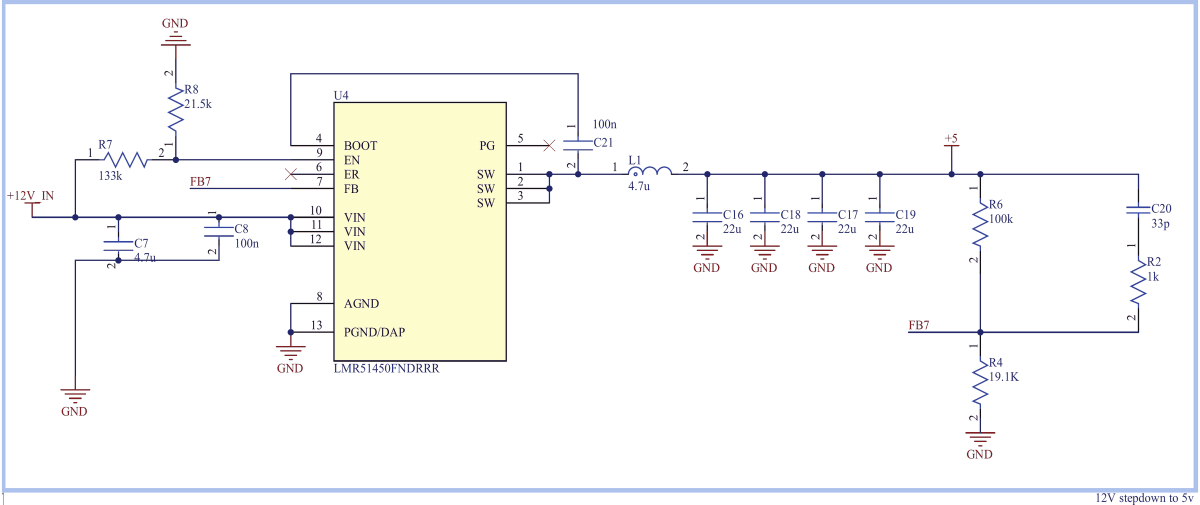
#> input picture src/img/b_buck.png, 2400 x 1009 px (shown at 1/2 size); its folder holds only this picture in this run
$ python make_images.py
#> lines starting #> are read from the running program, lines starting #| are printed output that depends on the picture
#!/usr/bin/env python3
"""Turn the original figures in src/img/ into web images in docs/assets/img/.

Run this only when a figure is added or replaced:  python3 make_images.py
It needs Pillow (pip install pillow). build.py itself needs no packages.

For each original it writes NAME.webp at full size (what the figure viewer
opens), plus NAME-800.webp and NAME-1200.webp when the original is large
enough, so phones download a smaller file. It also writes
src/img/manifest.json, which build.py reads for the sizes.
Schematic PNGs stay lossless at full size so thin lines and small text
stay sharp in the viewer.
"""
import json
from pathlib import Path
from PIL import Image

ROOT = Path(__file__).parent
SRC = ROOT / "src" / "img"
OUT = ROOT / "docs" / "assets" / "img"
STEPS = [(800, 1000), (1200, 1500)]   # (variant width, smallest original that gets it)
# Link previews (og:image) need a JPEG, so the home page thumbnails are also copied as they are.
KEEP_ORIGINAL = {"p1_wiring.jpg", "b_layout.jpg", "p2_v2.jpg", "p3_robot.jpg", "h_intake.jpg"}

def main():
    OUT.mkdir(parents=True, exist_ok=True)
    manifest = {}
    for f in sorted(SRC.iterdir()):
        if f.suffix.lower() not in (".jpg", ".jpeg", ".png"):
            continue
        im = Image.open(f)
#> im is the input picture: PIL image 2400x1009 P; mean R, G, B 248.6, 248.9, 247.4
        im = im.convert("RGBA" if "A" in im.getbands() else "RGB")
        w, h = im.size
#> w = 2400; h = 1009
        line_art = f.suffix.lower() == ".png"
        if line_art:
            im.save(OUT / f"{f.stem}.webp", "WEBP", lossless=True, method=6)
        else:
            im.save(OUT / f"{f.stem}.webp", "WEBP", quality=82, method=6)
        widths = []
        for vw, min_w in STEPS:
            if w >= min_w:
                small = im.resize((vw, round(h * vw / w)), Image.LANCZOS)
                small.save(OUT / f"{f.stem}-{vw}.webp", "WEBP", quality=90 if line_art else 82, method=6)
                widths.append(vw)
#> this loop made 2 passes
#> pass 1, in main, `small = im.resize((vw, round(h * vw / w)), Image.LANCZOS)`:
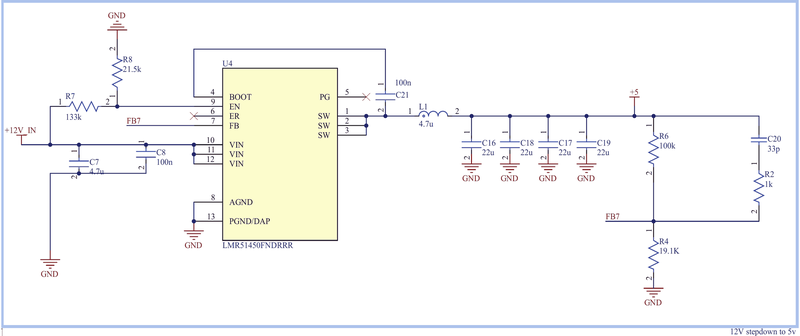
#> small: PIL image 800x336 RGB; mean R, G, B 248.2, 248.5, 247.1
#> pass 2, in main, `small = im.resize((vw, round(h * vw / w)), Image.LANCZOS)`:
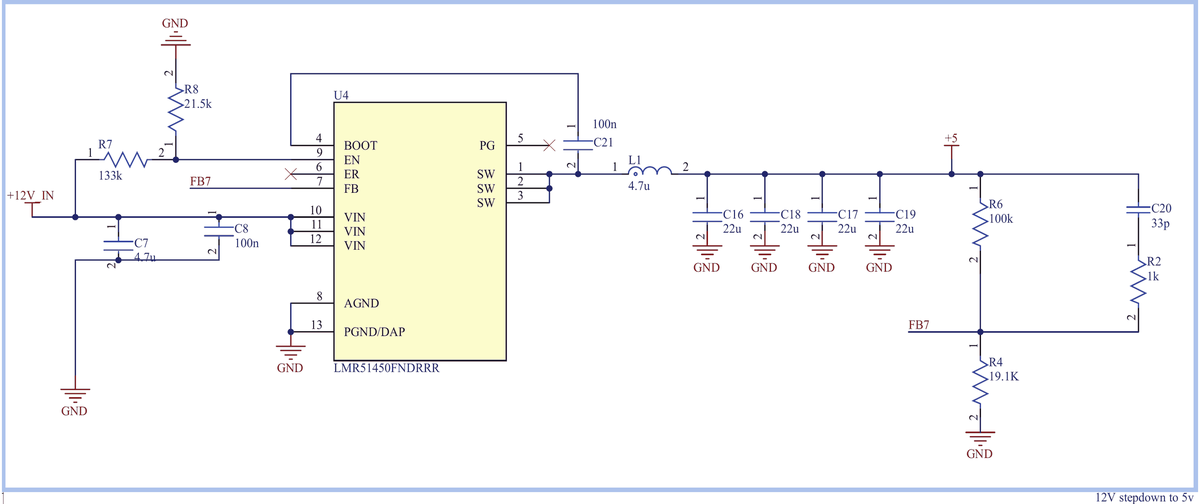
#> small: PIL image 1200x504 RGB; mean R, G, B 248.4, 248.6, 247.2
#> after the loop, widths = [800, 1200]
        if f.name in KEEP_ORIGINAL:
            (OUT / f.name).write_bytes(f.read_bytes())
        manifest[f.stem] = {"w": w, "h": h, "widths": widths}
    (SRC / "manifest.json").write_text(json.dumps(manifest, indent=1) + "\n")
    print(f"Wrote {len(manifest)} figures into {OUT}")
#| Wrote 1 figures into docs/assets/img

if __name__ == "__main__":
    main()

$ run again, on src/img/b_top.png
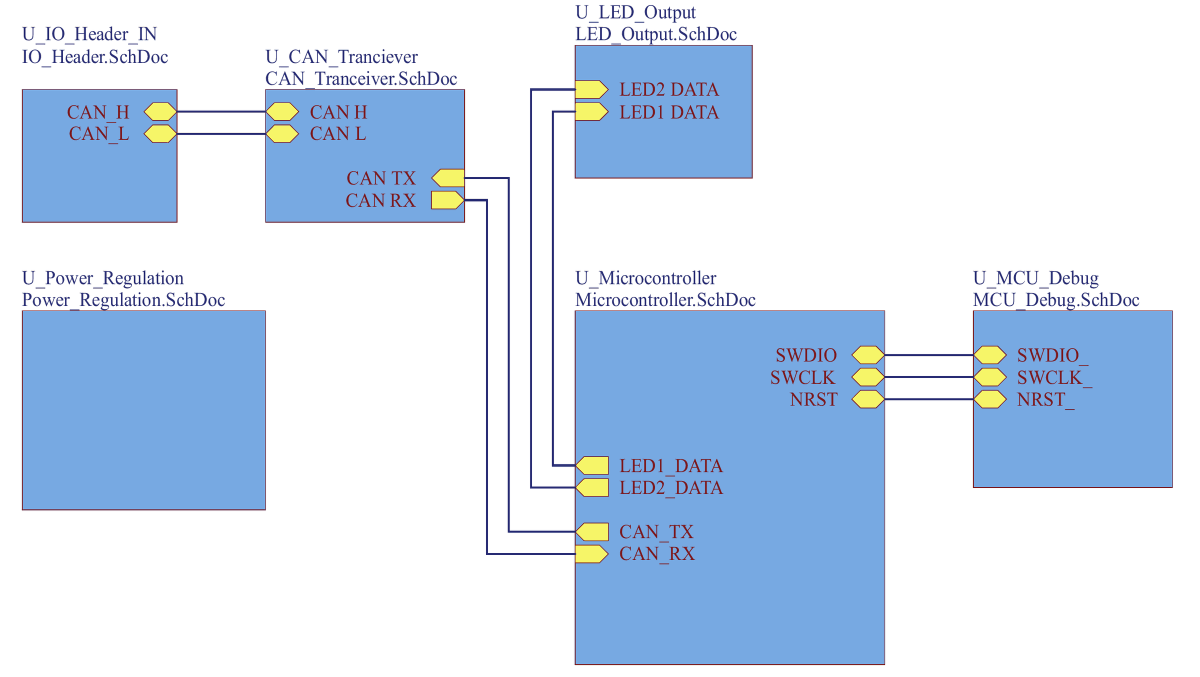
#> input picture src/img/b_top.png, 2400 x 1353 px (shown at 1/2 size)
#> in main, im is the input picture: PIL image 2400x1353 P; mean R, G, B 208.8, 223.1, 240.2
#> the loop in main, `for vw, min_w in STEPS:` made 2 passes
#> pass 1, in main, `small = im.resize((vw, round(h * vw / w)), Image.LANCZOS)`:
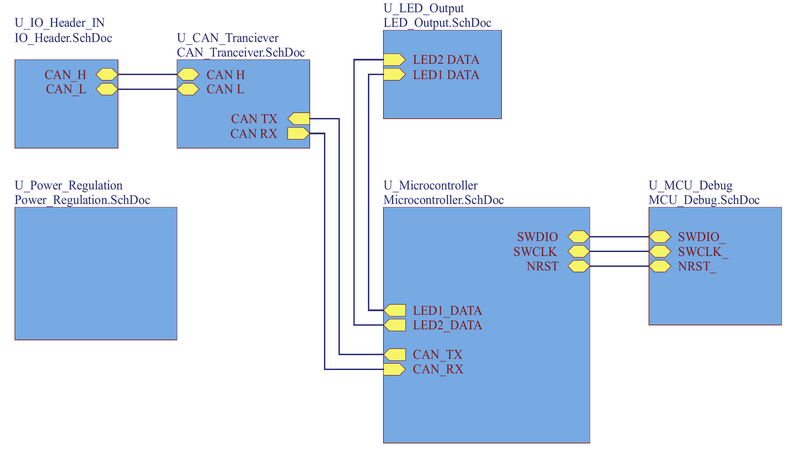
#> small: PIL image 800x451 RGB; mean R, G, B 208.5, 222.7, 239.9
#> pass 2, in main, `small = im.resize((vw, round(h * vw / w)), Image.LANCZOS)`:
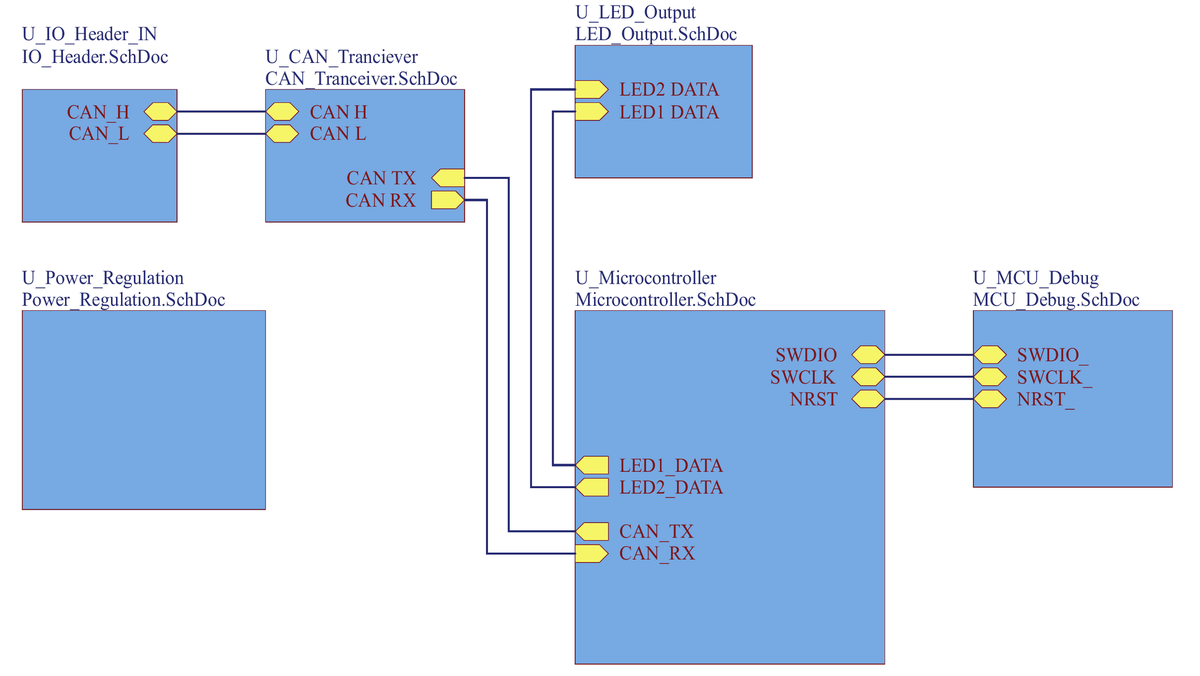
#> small: PIL image 1200x676 RGB; mean R, G, B 208.6, 222.9, 240
#> after the loop in main, `for vw, min_w in STEPS:`: widths = [800, 1200]
#| Wrote 1 figures into docs/assets/img

$ run again, on src/img/h_browse.jpg
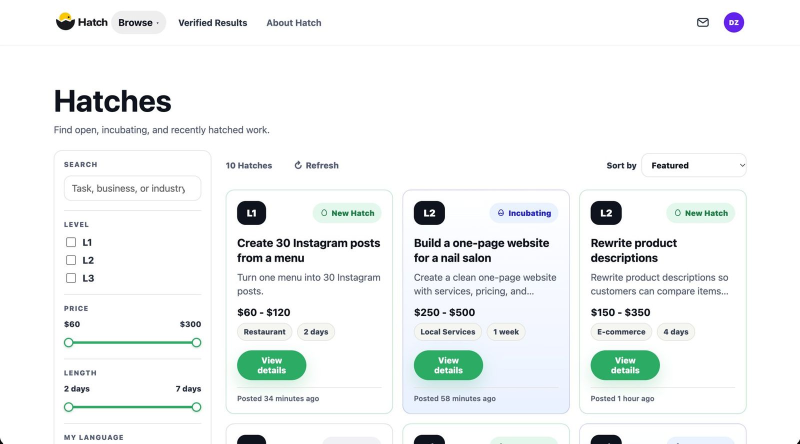
#> input picture src/img/h_browse.jpg, 1600 x 887 px (shown at 1/2 size)
#> in main, im is the input picture: PIL image 1600x887 RGB; mean R, G, B 241.5, 244.5, 244.1
#> the loop in main, `for vw, min_w in STEPS:` made 2 passes
#> pass 1, in main, `small = im.resize((vw, round(h * vw / w)), Image.LANCZOS)`:
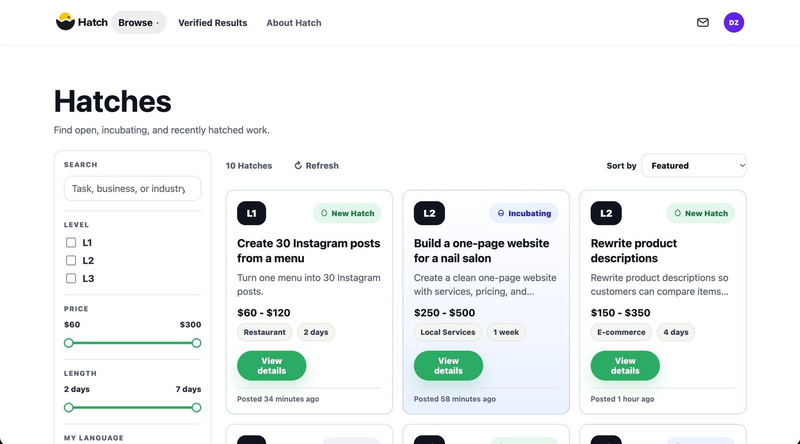
#> small: PIL image 800x444 RGB; mean R, G, B 241.4, 244.3, 244
#> after the loop in main, `for vw, min_w in STEPS:`: widths = [800, 1200]
#| Wrote 1 figures into docs/assets/img
